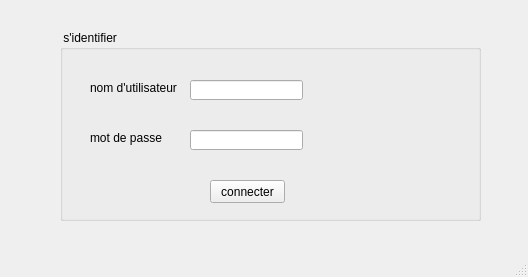
<?xml version="1.0" encoding="UTF-8"?>
<ui version="4.0">
 <class>MainWindow</class>
 <widget class="QMainWindow" name="MainWindow">
  <property name="geometry">
   <rect>
    <x>0</x>
    <y>0</y>
    <width>528</width>
    <height>277</height>
   </rect>
  </property>
  <property name="windowTitle">
   <string>MainWindow</string>
  </property>
  <widget class="QWidget" name="centralwidget">
   <widget class="QGroupBox" name="groupBox">
    <property name="geometry">
     <rect>
      <x>60</x>
      <y>30</y>
      <width>421</width>
      <height>191</height>
     </rect>
    </property>
    <property name="title">
     <string> s'identifier</string>
    </property>
    <widget class="QLineEdit" name="lineEdit_username">
     <property name="geometry">
      <rect>
       <x>130</x>
       <y>50</y>
       <width>113</width>
       <height>20</height>
      </rect>
     </property>
     <property name="text">
      <string/>
     </property>
    </widget>
    <widget class="QPushButton" name="pushButton_connecter">
     <property name="geometry">
      <rect>
       <x>150</x>
       <y>150</y>
       <width>75</width>
       <height>23</height>
      </rect>
     </property>
     <property name="text">
      <string>connecter</string>
     </property>
    </widget>
    <widget class="QLabel" name="label_2">
     <property name="geometry">
      <rect>
       <x>30</x>
       <y>100</y>
       <width>91</width>
       <height>16</height>
      </rect>
     </property>
     <property name="text">
      <string>mot de passe</string>
     </property>
    </widget>
    <widget class="QLineEdit" name="lineEdit_password">
     <property name="geometry">
      <rect>
       <x>130</x>
       <y>100</y>
       <width>113</width>
       <height>20</height>
      </rect>
     </property>
     <property name="echoMode">
      <enum>QLineEdit::Password</enum>
     </property>
    </widget>
    <widget class="QLabel" name="label1">
     <property name="geometry">
      <rect>
       <x>30</x>
       <y>50</y>
       <width>91</width>
       <height>16</height>
      </rect>
     </property>
     <property name="text">
      <string>nom d'utilisateur</string>
     </property>
    </widget>
    <widget class="QLabel" name="label_3">
     <property name="geometry">
      <rect>
       <x>280</x>
       <y>150</y>
       <width>121</width>
       <height>20</height>
      </rect>
     </property>
     <property name="text">
      <string/>
     </property>
    </widget>
   </widget>
  </widget>
  <widget class="QMenuBar" name="menubar">
   <property name="geometry">
    <rect>
     <x>0</x>
     <y>0</y>
     <width>528</width>
     <height>22</height>
    </rect>
   </property>
  </widget>
  <widget class="QStatusBar" name="statusbar"/>
 </widget>
 <resources/>
 <connections/>
</ui>
